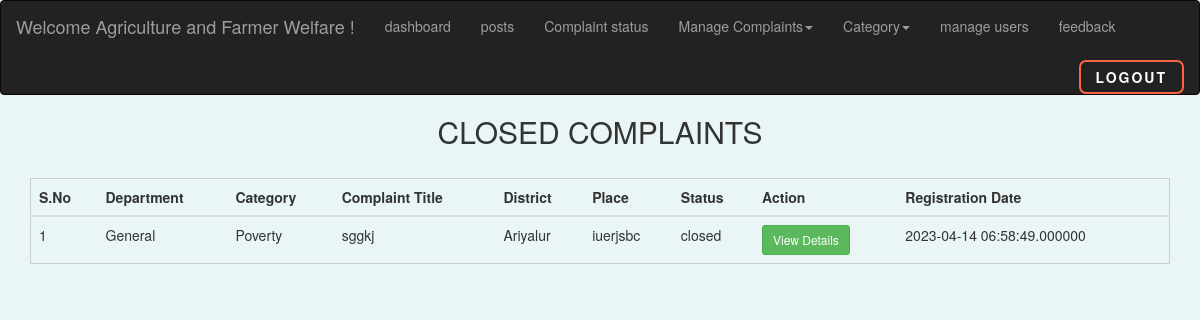
Screenshot of /g_close.php (signed in) with the database file from the repository.
### tables this page shows
CREATE TABLE `general` (
  `id` int(250) NOT NULL,
  `umail` varchar(50) NOT NULL,
  `department` varchar(50) NOT NULL,
  `cat` varchar(50) NOT NULL,
  `ctitle` varchar(200) NOT NULL,
  `cdetail` varchar(250) NOT NULL,
  `cdoc` varchar(250) NOT NULL,
  `district` varchar(50) NOT NULL,
  `place` varchar(250) NOT NULL,
  `status` varchar(50) NOT NULL,
  `date` datetime(6) NOT NULL DEFAULT current_timestamp(6),
  `seen` varchar(50) NOT NULL,
  `cseen` varchar(10) NOT NULL,
  `cimage` varchar(255) NOT NULL
);

### g_close.php (the view, shortened to what this page needs)
<?php
include("dbconnect.php");
?>
<!DOCTYPE html>
<html>
<head>
  <link rel="stylesheet" href="https://maxcdn.bootstrapcdn.com/bootstrap/3.4.1/css/bootstrap.min.css">
  </head>
  <body style="background-color: #eaf6f6;">
    <nav class="navbar navbar-inverse">
      <div class="container-fluid">
    <div class="navbar-header">
      <a class="navbar-brand">Welcome <?php echo $_SESSION['aname']; ?> !</a>
    </div>
    <ul class="nav navbar-nav">
    <li><a href="g_notify.php">dashboard</a></li>
    <li><a href="generalpost.php">posts</a></li>
    <li><a href="a_general.php">Complaint status</a></li>
      <li class="dropdown">
      <a class="dropdown-toggle" data-toggle="dropdown" href="#">Manage Complaints<span class="caret"></span></a>
          </li>
        <li class="dropdown">
      <a class="dropdown-toggle" data-toggle="dropdown" href="#">Category<span class="caret"></span></a>
          </li>
          <li><a href="g_umanage.php">manage users</a></li>
          <li><a href="a_gfeed.php">feedback</a></li>
        </ul>
    <form method="get"><button class="back" name="logout">Logout</button></form>
  </div>
  </nav>
	<div>
			<h2 style="text-align: center;">CLOSED COMPLAINTS</h2>
  <br>
  <table  style="margin: 0 auto; width: 95%; border: 1px solid #ccc;" class="table">
      <thead>
    <tr>
      <th scope="col">S.No</th>
      <th scope="col">Department</th>
      <th scope="col">Category</th>
      <th scope="col">Complaint Title</th>
      <th scope="col">District</th>
      <th scope="col">Place</th>
      <th scope="col">Status</th>
      <th scope="col">Action</th>
      <th scope="col">Registration Date</th>
    </tr>
  </thead>
		<tr>
			<?php
  $status="closed";
  $qry=mysqli_query($conn,"select * from general WHERE status='$status'");
  while ($row=mysqli_fetch_array($qry))
  {
  ?>
      <tbody>
      <td scope="row"></td>
      <td><?php   echo $row['department'];  ?></td>
      <td><?php   echo $row['cat'];  ?></td>
      <td><?php   echo $row['ctitle'];  ?></td>
      <td><?php   echo $row['district'];  ?></td>
      <td><?php   echo $row['place'];  ?></td>
      <td><?php   echo $row['status'];  ?></td>
      <td><a type="button" class="btn btn-success btn-sm" href='g_cview.php?id=<?php echo $row['id']?>'>View Details</a></td>
      <td><?php  echo $row['date'] ; ?></td>
    </tr>
    <?php
  }
  ?>
	</table>
	</div>
</body>
</html>

### g_close.php (style rules this page uses)
.back { position: relative; padding: 5px 15px; border-radius: 7px; border: 2px solid rgb(255, 99, 71); font-size: 14px; text-transform: uppercase; font-weight: 600; letter-spacing: 2px; background: transparent; color: #fff; overflow: hidden; box-shadow: 0 0 0 0 transparent; -webkit-transition: all 0.2s ease-in; -moz-transition: all 0.2s ease-in; transition: all 0.2s ease-in; float: right; margin-left: 9px; margin-top: 9px; }
.back::before { content: ''; display: block; width: 0px; height: 86%; position: absolute; top: 7%; left: 0%; opacity: 0; background: #fff; box-shadow: 0 0 50px 30px #fff; -webkit-transform: skewX(-20deg); -moz-transform: skewX(-20deg); -ms-transform: skewX(-20deg); -o-transform: skewX(-20deg); transform: skewX(-20deg); }
body { counter-reset: serial; overflow-x: hidden; }
tr td:first-child:before { counter-increment: serial; content: counter(serial); }

### rows the page displays
general: department "General", cat "Poverty", ctitle "sggkj", district "Ariyalur", place "iuerjsbc", status "closed", date "2023-04-14 06:58:49.000000"

### other values shown
$_SESSION['aname'] "Agriculture and Farmer Welfare"
